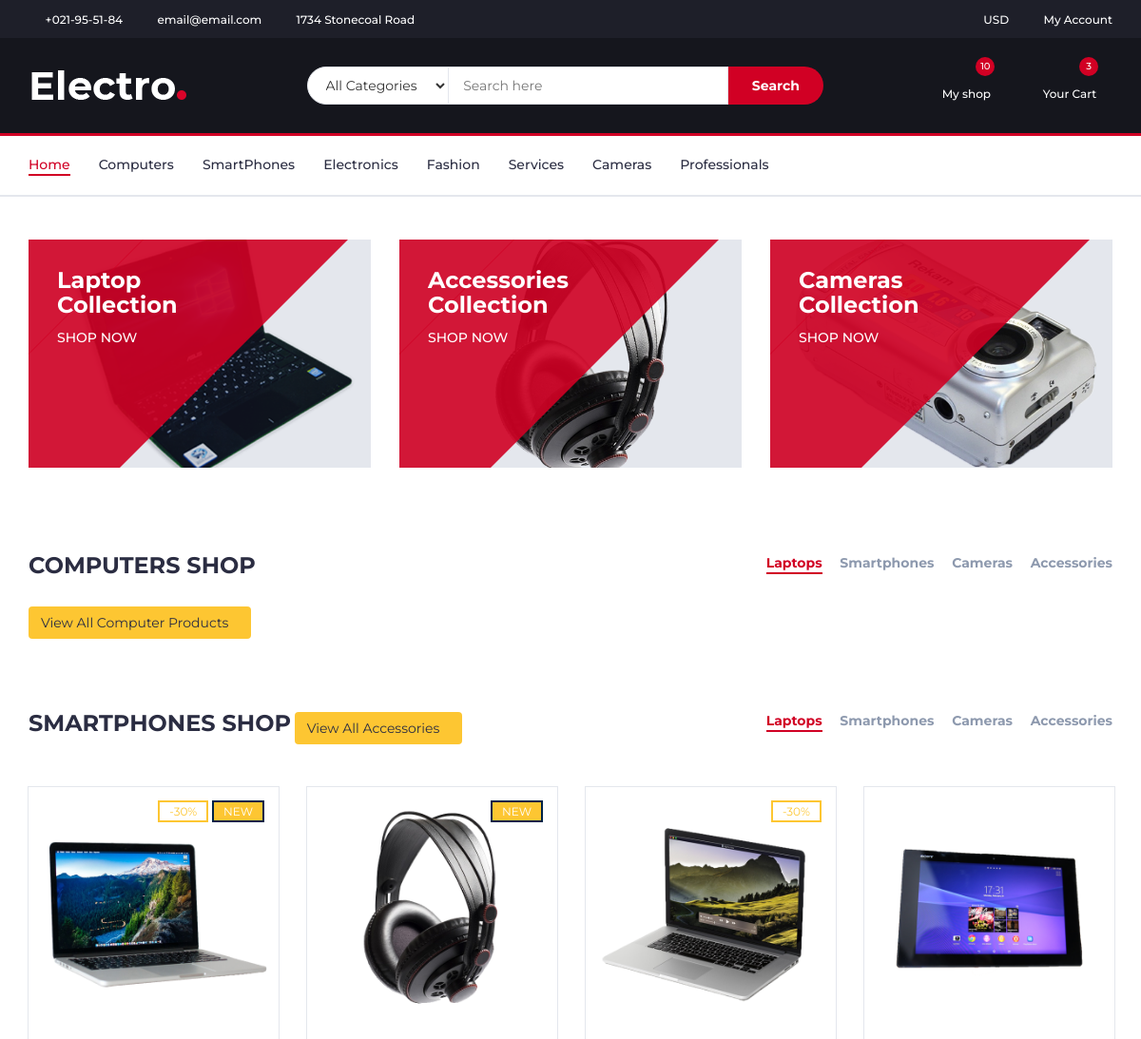
The page /market/ (upper part) on the database as committed earlier.
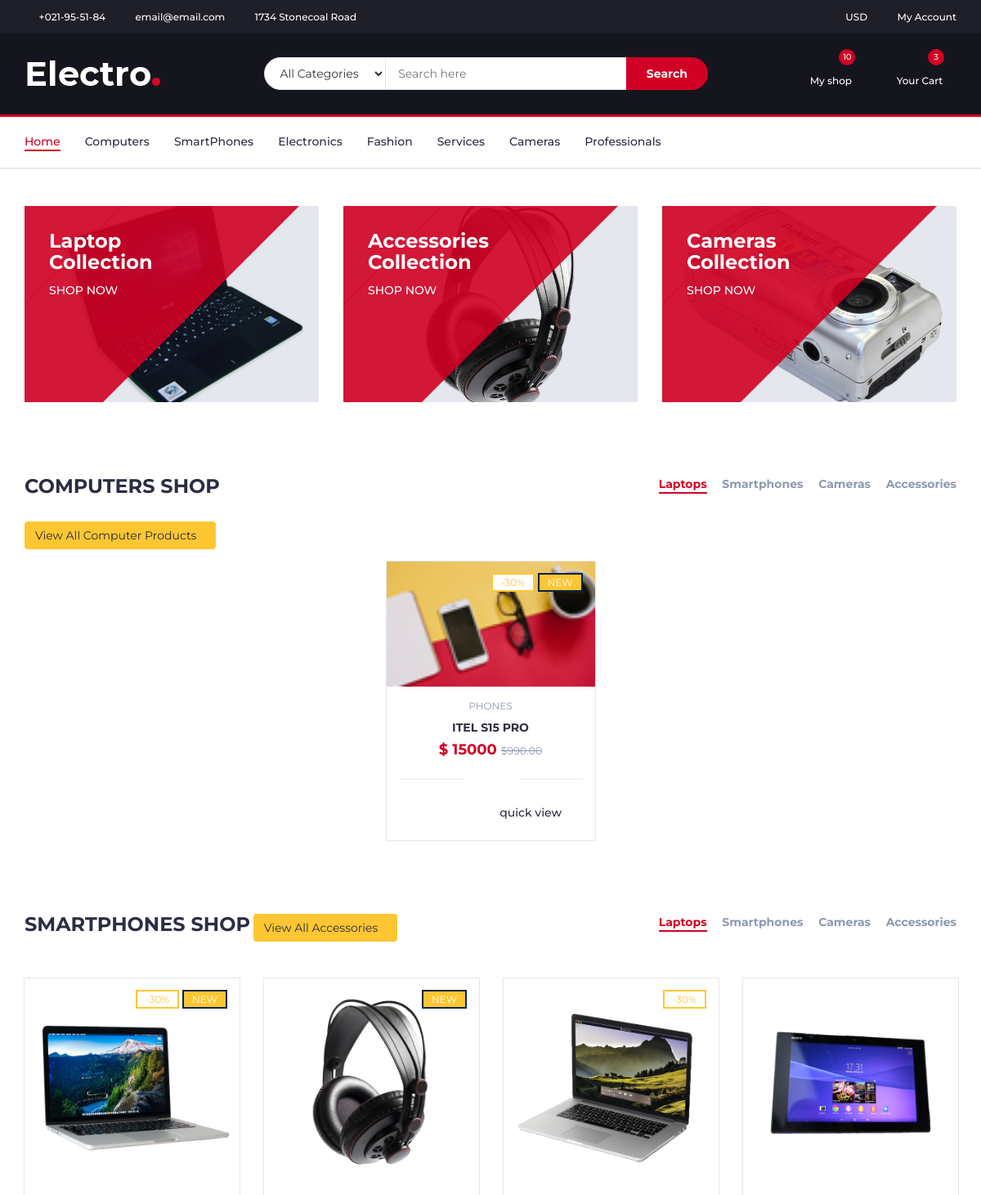
The same page on the database as committed later.
### marketplace/models.py (models this page shows, shortened)
class Products(models.Model):
    user = models.ForeignKey(User, on_delete=models.CASCADE)
    categories = [
        ("accessory", "Accessory"),
        ("computer", "Computer"),
        ("electronic", "Electronic"),
        ("fashion", "Fashion"),
        ("phones", "Phone")
    ]
    state_category = [
        ('used', 'Used'),
        ('new', 'New')
    ]
    name = models.CharField(max_length=30)
    brand = models.CharField(max_length=50)
    category = models.CharField(max_length=30, choices=categories)
    price = models.IntegerField(blank=True)
    location = models.CharField(max_length=200)
    product_state = models.CharField(max_length=5, choices=state_category)
    image1 = models.ImageField(upload_to="product images")
    image2 = models.ImageField(upload_to="product images")
    image3 = models.ImageField(upload_to="product images")
    description = models.TextField()
    delivery_description = models.TextField(null=True)
    time = models.DateTimeField(auto_now=True)
    class Meta:
        ordering = ['-time']
        verbose_name_plural = "Product"

### marketplace/views.py (the view)
# urls.py: url(r'market/', include('marketplace.urls')),
def market(request):
    products = Products.objects.all()
    context = {
        'products': products
    }
    return render(request, 'marketplace/index.html', context)

### marketplace/templates/marketplace/index.html (shortened to what this page needs)
{% load static %}
<!DOCTYPE html>
<html lang="en">
	<head>
		<link type="text/css" rel="stylesheet" href="{% static 'marketplace/css/bootstrap.min.css' %}"/>
		<link type="text/css" rel="stylesheet" href="{% static 'marketplace/css/slick.css' %}"/>
		<link type="text/css" rel="stylesheet" href="{% static 'marketplace/css/slick-theme.css' %}"/>
		<link type="text/css" rel="stylesheet" href="{% static 'marketplace/css/nouislider.min.css' %}"/>
		<link rel="stylesheet" href="{% static 'marketplace/css/font-awesome.min.css' %}">
		<link type="text/css" rel="stylesheet" href="{% static 'marketplace/css/style.css' %}"/>
    </head>
	<body>
		<header>
			<div id="top-header">
				<div class="container">
					<ul class="header-links pull-left">
						<li><a href="#"><i class="fa fa-phone"></i> +021-95-51-84</a></li>
						<li><a href="#"><i class="fa fa-envelope-o"></i> email@email.com</a></li>
						<li><a href="#"><i class="fa fa-map-marker"></i> 1734 Stonecoal Road</a></li>
					</ul>
					<ul class="header-links pull-right">
						<li><a href="#"><i class="fa fa-dollar"></i> USD</a></li>
						<li><a href="#"><i class="fa fa-user-o"></i> My Account</a></li>
					</ul>
				</div>
			</div>
			<div id="header">
				<div class="container">
					<div class="row">
						<div class="col-md-3">
							<div class="header-logo">
								<a href="{% url 'home' %}" class="logo">
									<img src="{% static 'marketplace/images/logo.png' %}" alt="">
								</a>
							</div>
						</div>
						<div class="col-md-6">
							<div class="header-search">
								<form>
									<select class="input-select">
										<option value="0">All Categories</option>
									</select>
									<input class="input" placeholder="Search here">
									<button class="search-btn">Search</button>
								</form>
							</div>
						</div>
						<div class="col-md-3 clearfix">
							<div class="header-ctn">
								<div>
									<a href="{% url 'my-shop' %}">
										<i class="fa fa-shopping-cart"></i>
										<span>My shop</span>
										<div class="qty">10</div>
									</a>
								</div>
								<div class="dropdown">
									<a class="dropdown-toggle" data-toggle="dropdown" aria-expanded="true">
										<i class="fa fa-shopping-cart"></i>
										<span>Your Cart</span>
										<div class="qty">3</div>
									</a>
								</div>
							</div>
						</div>
					</div>
				</div>
			</div>
		</header>
		<nav id="navigation">
			<div class="container">
				<div id="responsive-nav">
					<ul class="main-nav nav navbar-nav">
						<li class="active"><a href="{% url 'home' %}">Home</a></li>
						<li><a href="{% url 'computers' %}">Computers</a></li>
						<li><a href="{% url 'phones' %}">SmartPhones</a></li>
						<li><a href="{% url 'electronics' %}">Electronics</a></li>
						<li><a href="{% url 'fashion' %}">Fashion</a></li>
						<li><a href="#">Services</a></li>
						<li><a href="#">Cameras</a></li>
						<li><a href="#">Professionals</a></li>
					</ul>
				</div>
			</div>
		</nav>
		<div class="section">
			<div class="container">
				<div class="row">
					<div class="col-md-4 col-xs-6">
						<div class="shop">
							<div class="shop-img">
								<img src="{% static 'marketplace/images/shop01.png' %}" alt="">
							</div>
							<div class="shop-body">
								<h3>Laptop<br>Collection</h3>
								<a href="#" class="cta-btn">Shop now <i class="fa fa-arrow-circle-right"></i></a>
							</div>
						</div>
					</div>
					<div class="col-md-4 col-xs-6">
						<div class="shop">
							<div class="shop-img">
								<img src="{% static 'marketplace/images/shop03.png' %}" alt="">
							</div>
							<div class="shop-body">
								<h3>Accessories<br>Collection</h3>
								<a href="#" class="cta-btn">Shop now <i class="fa fa-arrow-circle-right"></i></a>
							</div>
						</div>
					</div>
					<div class="col-md-4 col-xs-6">
						<div class="shop">
							<div class="shop-img">
								<img src="{% static 'marketplace/images/shop02.png' %}" alt="">
							</div>
							<div class="shop-body">
								<h3>Cameras<br>Collection</h3>
								<a href="#" class="cta-btn">Shop now <i class="fa fa-arrow-circle-right"></i></a>
							</div>
						</div>
					</div>
				</div>
			</div>
		</div>
		<div class="section">
			<div class="container">
				<div class="row">
					<div class="col-md-12">
						<div class="section-title">
							<h3 class="title">Computers Shop</h3>
							<div class="section-nav">
								<ul class="section-tab-nav tab-nav">
									<li class="active"><a data-toggle="tab" href="#tab1">Laptops</a></li>
									<li><a data-toggle="tab" href="#tab1">Smartphones</a></li>
									<li><a data-toggle="tab" href="#tab1">Cameras</a></li>
									<li><a data-toggle="tab" href="#tab1">Accessories</a></li>
								</ul>
							</div>
						</div>
             		 		<a href="{% url 'computers' %}" class="btn btn-inline" style="background-color: #fdc632">View All Computer Products<i class="fa fa-arrow-circle-right"></i></a>
					</div>
					</div>
					<div class="col-md-12">
						<div class="row">
							<div class="products-tabs">
								<div id="tab1" class="tab-pane active">
									<div class="products-slick" data-nav="#slick-nav-1">
									{% for product in products %}
										<div class="product">
											<div class="product-img">
												<img src="{{ product.image1.url }}" alt="">
												<div class="product-label">
													<span class="sale">-30%</span>
													<span class="new">NEW</span>
												</div>
											</div>
											<div class="product-body">
												<p class="product-category">{{ product.category }}</p>
												<h3 class="product-name"><a href="#">{{ product.name }}</a></h3>
												<h4 class="product-price">$ {{ product.price }} <del class="product-old-price">$990.00</del></h4>
												<div class="product-rating">
													<i class="fa fa-star"></i>
													<i class="fa fa-star"></i>
													<i class="fa fa-star"></i>
													<i class="fa fa-star"></i>
													<i class="fa fa-star"></i>
												</div>
												<div class="product-btns">
													<button class="add-to-wishlist"><i class="fa fa-heart-o"></i><span class="tooltipp">add to wishlist</span></button>
													<button class="add-to-compare"><i class="fa fa-exchange"></i><span class="tooltipp">add to compare</span></button>
													<a class="quick-view" href="product/{{ product.id }}"><i class="fa fa-eye"></i><span class="tooltipp">quick view</span></a>
												</div>
											</div>
											<div class="add-to-cart">
												<button class="add-to-cart-btn"> add to cart</button>
											</div>
										</div>
										{% endfor %}
									</div>
								</div>
							</div>
						</div>
					</div>
				</div>
			</div>
		<div class="section">
			<div class="container">
				<div class="row">
					<div class="col-md-12">
						<div class="section-title">
							<h3 class="title">SmartPhones shop</h3>
							<div class="section-nav">
								<ul class="section-tab-nav tab-nav">
									<li class="active"><a data-toggle="tab" href="#tab1">Laptops</a></li>
									<li><a data-toggle="tab" href="#tab1">Smartphones</a></li>
									<li><a data-toggle="tab" href="#tab1">Cameras</a></li>
									<li><a data-toggle="tab" href="#tab1">Accessories</a></li>
								</ul>
							</div>
             		 			<a href="{% url 'phones' %}" class="btn btn-inline" style="background-color: #fdc632">View All Accessories<i class="fa fa-arrow-circle-right"></i></a>
						</div>
					</div>
					<div class="col-md-12">
						<div class="row">
							<div class="products-tabs">
								<div id="tab1" class="tab-pane active">
									<div class="products-slick" data-nav="#slick-nav-11">
										<div class="product">
											<div class="product-img">
												<img src="{% static 'marketplace/images/product01.png' %}" alt="">
												<div class="product-label">
													<span class="sale">-30%</span>
													<span class="new">NEW</span>
												</div>
											</div>
										</div>
										<div class="product">
											<div class="product-img">
												<img src="{% static 'marketplace/images/product02.png' %}" alt="">
												<div class="product-label">
													<span class="new">NEW</span>
												</div>
											</div>
										</div>
										<div class="product">
											<div class="product-img">
												<img src="{% static 'marketplace/images/product03.png' %}" alt="">
												<div class="product-label">
													<span class="sale">-30%</span>
												</div>
											</div>
										</div>
										<div class="product">
											<div class="product-img">
												<img src="{% static 'marketplace/images/product04.png' %}" alt="">
											</div>
										</div>
									</div>
								</div>
							</div>
						</div>
					</div>
				</div>
			</div>
		</div>
	</body>
</html>

### marketplace/templates/marketplace/index.html (style rules this page uses)
.product .product-img .product-label>span.sale { background-color: #FFF; border-color: #fdc632; color: #fdc632; }
.product .product-img .product-label>span.new { background-color: #fdc632; border-color: #002347; color: #FFF; }
.product .product-body .product-rating>i.fa-star { color: #fdc632; }
.product .add-to-cart .add-to-cart-btn { position: relative; border: 2px solid transparent; height: 40px; padding: 0 30px; background-color: #fdc632; color: #FFF; text-transform: uppercase; font-weight: 700; border-radius: 40px; -webkit-transition: 0.2s all; transition: 0.2s all; }

Rows that differ between the two databases and show on the page:
added Products: image1 (picture), category "PHONES", name "ITEL S15 PRO", price "15000"
